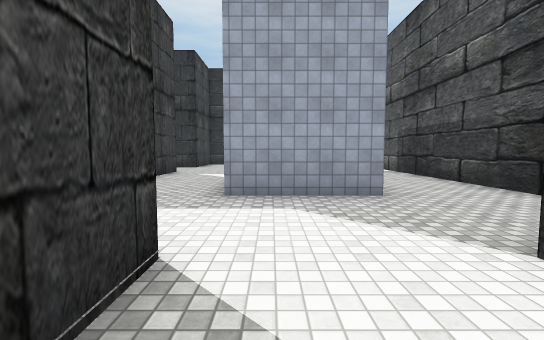
[1] (above)

24 first-person views from a walk through a Unity game level. The camera is 1.4 m above the floor, tilts 4° down and sees 90° across. The floor is counted in squares, 2 m on a side. Each view is taken from the middle of a square. On the plan, view 1 faces up. The plan holds only what a view shows up to about 9 squares ahead; the rest is blank. The place goes on beyond the plan. The player is left out. Some animated figures are not drawn. Some surface patterns are stand-ins.

[2]
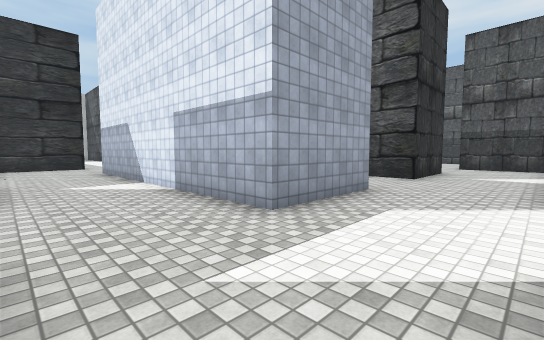

[3]
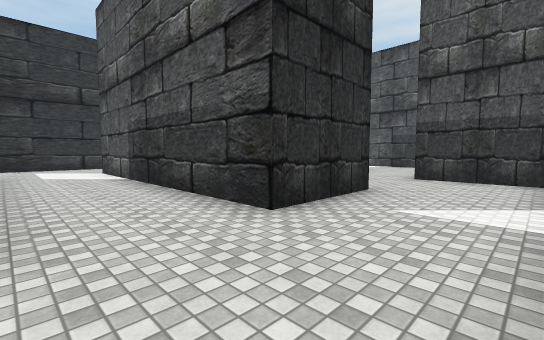

[4]
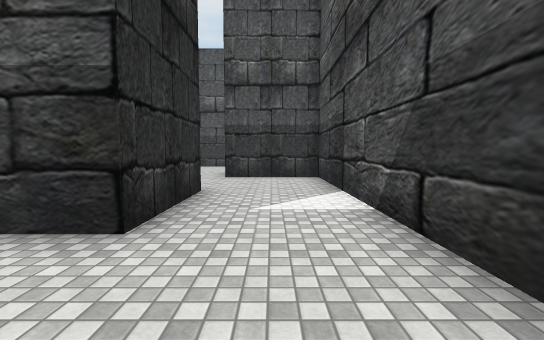

[5]
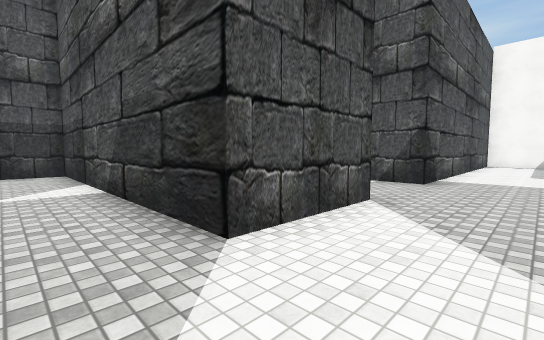

[6]
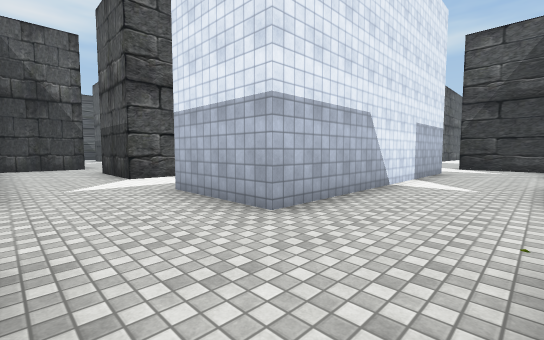

[7]
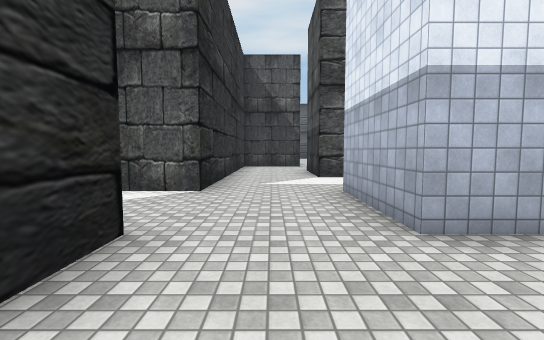

[8]
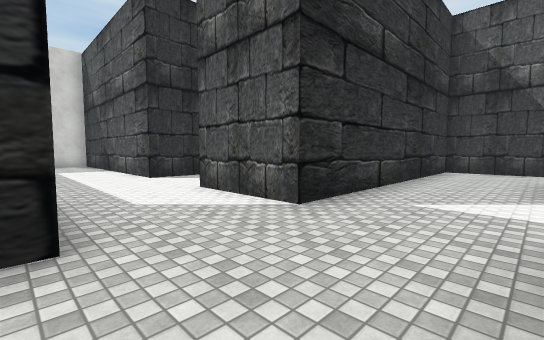

[9]
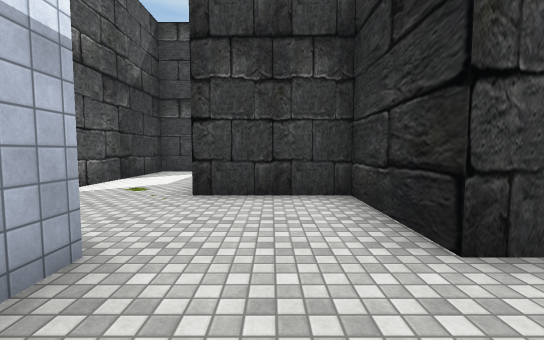

[10]
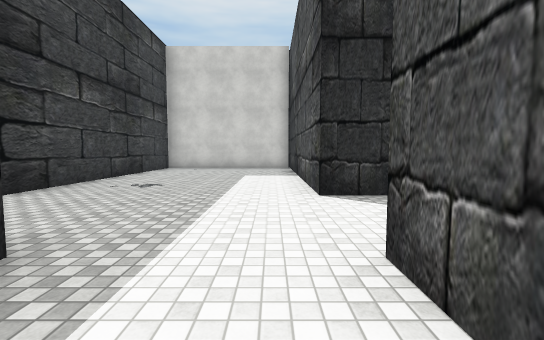

[11]
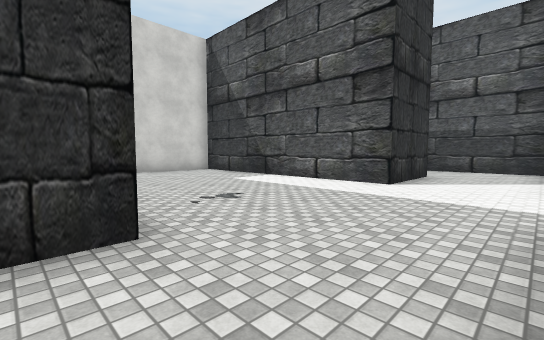

[12]
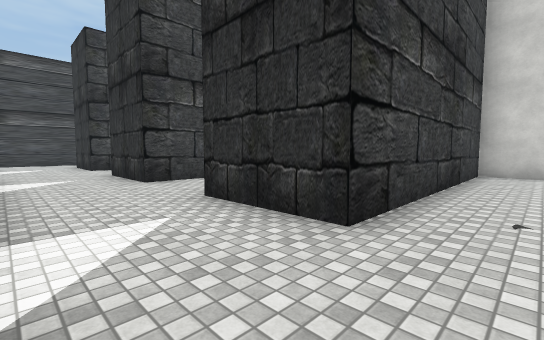

[13]
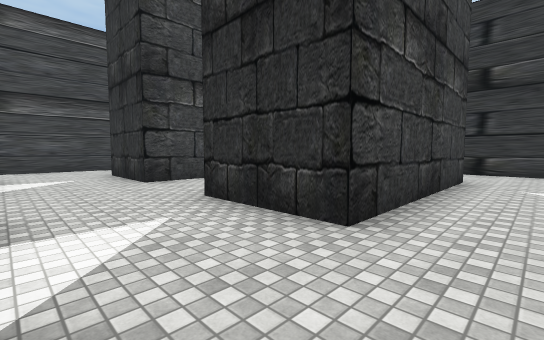

[14]
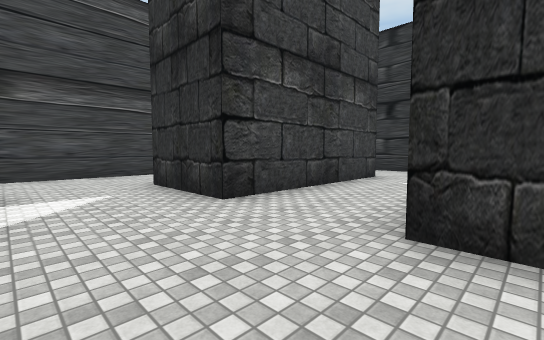

[15]
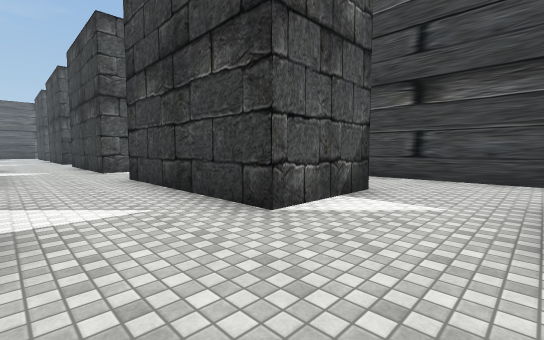

[16]
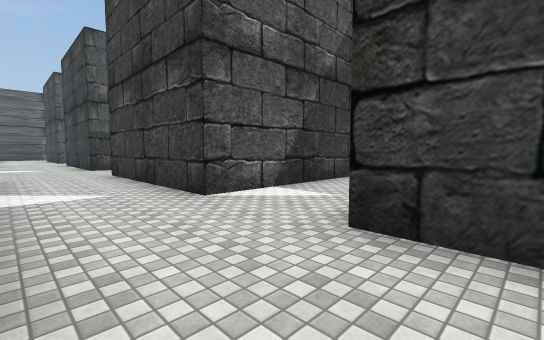

[17]
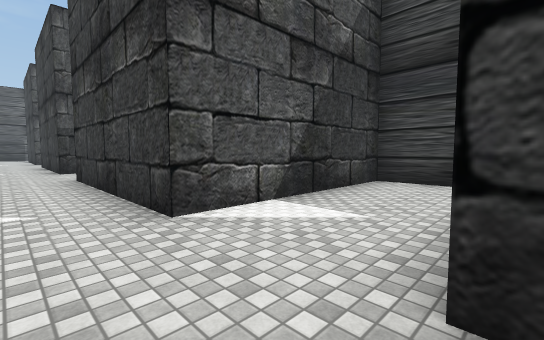

[18]
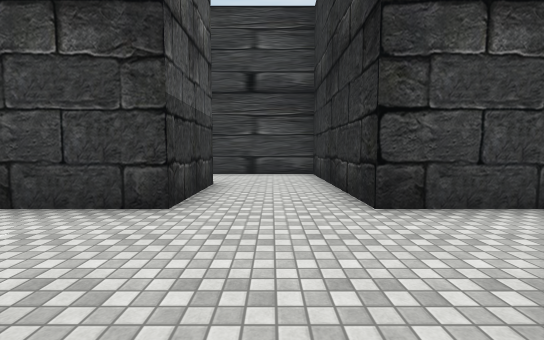

[19]
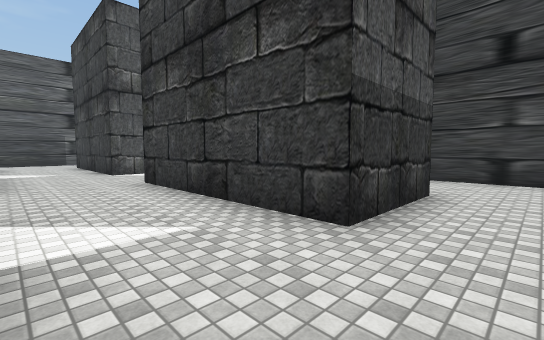

[20]
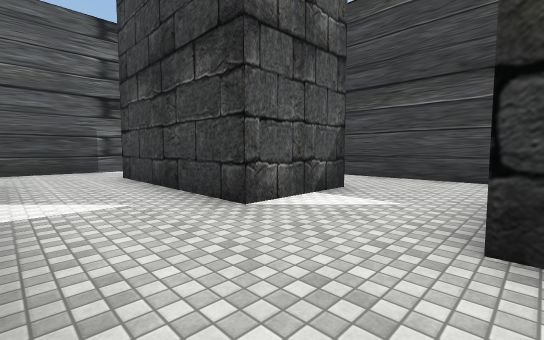

[21]
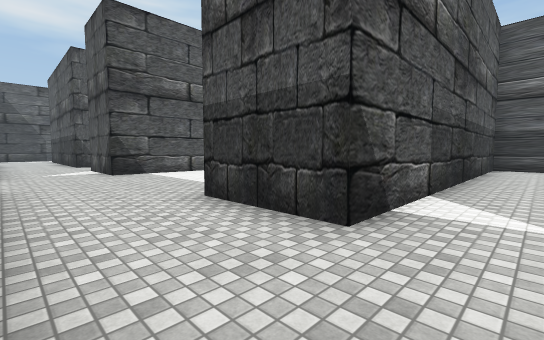

[22]
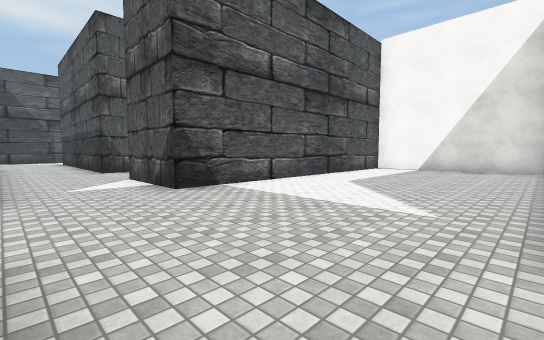

[23]
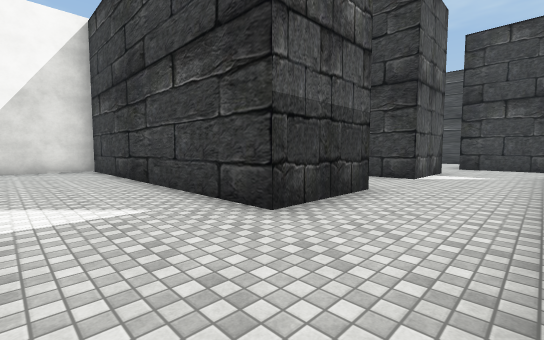

[24]
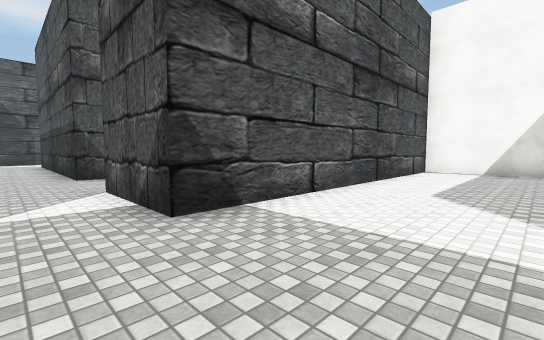

### Floor plan
Points are (right, up) in squares from view 1. A wall is a line through its corners. A room is listed if a view was taken in it or the views show most of it. See-through windows are left out.
Room 1 (views 1, 2, 3, 4, 5, 6, 7, 8, 9, 10)
walls: (1.9, 4.2) (-0.8, 4.2) (-0.8, 11.7) (1.8, 11.7); (-3.2, 9) (-3.2, 7.5); (6.9, 4.2) (4.3, 4.2) (4.3, 11.7) (6.8, 11.7); (-0.7, 1.8) (-0.7, 0.6); (-0.7, 14.9) (-0.7, 14.2) (-3.2, 14.2) (-3.2, 11.8); (-5.4, 9.3) (-4.2, 9.3); (-3, 1.7) (-2.5, 1.7); (1.7, -0.9) (1.7, 1.7) (9.2, 1.7) (9.2, 2.1); (9.2, 14.2) (1.7, 14.2) (1.7, 16.8)
ways out: opening at (-4.5, 10.5) to room 2; opening at (0.5, 0.5) to room 2; opening at (0.5, 15.5) to room 2
Room 2 (views 11, 12, 13, 14, 15, 16, 17, 18, 19, 20, 21, 22, 23, 24)
walls: (-8, 9.3) (-5.4, 9.3); (-10.8, -3.3) (-8.2, -3.3) (-8.2, -4.5); (-15.9, 1.7) (-13.3, 1.7) (-13.3, -3.2); (-18.3, 10.9) (-18.3, 9.3) (-13.3, 9.3) (-13.3, 4.2) (-18.3, 4.2) (-18.3, 1); (-15.8, -5.7) (-13.3, -5.7) (-13.3, -10.8); (-18.3, -3.8) (-18.3, -7.2); (-15.9, 16.8) (-13.3, 16.8) (-13.3, 11.8); (6.8, -4) (6.8, -3.3) (9.5, -3.3); (-5.8, -12.5) (-5.8, -3.3) (-3.2, -3.3) (-3.2, -11.7) (1.8, -11.7); (4.2, 19.3) (1.7, 19.3) (1.7, 24); (-7, -13.2) (-6.5, -13.2); (6.8, 16.9) (6.8, 19); (-18.3, 20.2) (-18.3, 15.5); (1.7, -12) (1.7, -3.3) (4.2, -3.3); (-8.2, 24.2) (-8.2, 19.3) (-10.8, 19.3); (-13.6, -13.2) (-11, -13.2); (-3.2, 24.5) (-3.2, 19.3) (-5.8, 19.3); (-13.3, 24.2) (-13.3, 19.3) (-15.8, 19.3)
ways out: opening at (-4.5, 10.5) to room 1; opening at (0.5, 0.5) to room 1; opening at (0.5, 15.5) to room 1

Where each view was taken, in squares from view 1:
view 1: 0 up, 0 right, facing up
view 2: 2 up, 3 left, facing up-right
view 3: 2 up, 2 right, facing up-right
view 4: 3 up, 2 right, facing right
view 5: 3 up, 0 right, facing down-right
view 6: 14 up, 3 left, facing down-right
view 7: 13 up, 3 left, facing right
view 8: 12 up, 1 left, facing up-right
view 9: 13 up, 1 right, facing left
view 10: 15 up, 1 right, facing up
view 11: 17 up, 4 left, facing up-right
view 12: 17 up, 2 left, facing up-left
view 13: 17 up, 7 left, facing up-left
view 14: 17 up, 10 left, facing up-left
view 15: 19 up, 11 left, facing down-left
view 16: 13 up, 11 left, facing down-left
view 17: 12 up, 12 left, facing down-left
view 18: 3 up, 10 left, facing left
view 19: 3 up, 11 left, facing down-left
view 20: 3 down, 11 left, facing down-left
view 21: 1 down, 7 left, facing down-right
view 22: 1 down, 3 left, facing down-right
view 23: 1 down, 1 left, facing down-left
view 24: 2 down, 1 left, facing down-right
